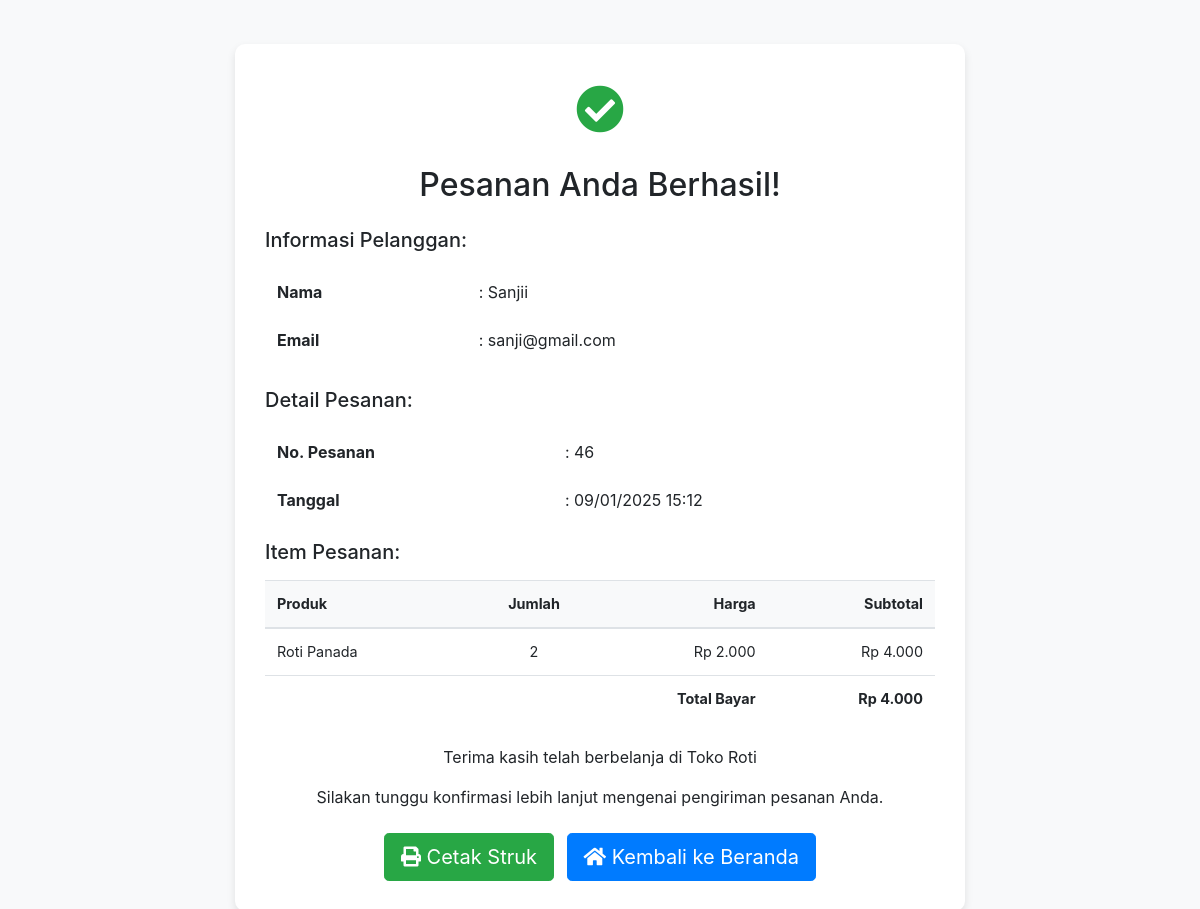
The app's page /pesanan_sukses.php (signed in) with its own data.
### tables this page shows
CREATE TABLE `pengguna` (
  `id_pengguna` int(11) NOT NULL,
  `username` varchar(50) NOT NULL,
  `password` varchar(255) NOT NULL,
  `email` varchar(100) NOT NULL,
  `total_pesanan` int(11) NOT NULL
);

CREATE TABLE `pesanan` (
  `id_pesanan` int(11) NOT NULL,
  `id_pengguna` int(11) NOT NULL,
  `total_harga` int(11) NOT NULL,
  `tanggal_pesanan` timestamp NOT NULL DEFAULT current_timestamp() ON UPDATE current_timestamp()
);

### pesanan_sukses.php (the view, shortened to what this page needs)
<?php
include('config.php');
$id_user = $_SESSION['user'];
$user_query = "SELECT username, email FROM pengguna WHERE username = ?";
$stmt = mysqli_prepare($conn, $user_query);
mysqli_stmt_bind_param($stmt, "s", $id_user);
mysqli_stmt_execute($stmt);
$user_result = mysqli_stmt_get_result($stmt);
$user_data = mysqli_fetch_assoc($user_result);
$query = "SELECT p.*, pd.id_produk, pd.quantity, pr.nama as nama_produk, pr.harga
          FROM pesanan p
          LEFT JOIN pesanan_detail pd ON p.id_pesanan = pd.id_pesanan
          LEFT JOIN produk pr ON pd.id_produk = pr.id_produk
          WHERE p.id_pengguna = ?
          ORDER BY p.tanggal_pesanan DESC";
$stmt = mysqli_prepare($conn, $query);
mysqli_stmt_bind_param($stmt, "s", $id_user);
mysqli_stmt_execute($stmt);
$result = mysqli_stmt_get_result($stmt);
$orders = array();
while ($row = mysqli_fetch_assoc($result)) {
    $id_pesanan = $row['id_pesanan'];
    if (!isset($orders[$id_pesanan])) {
        $orders[$id_pesanan] = array(
            'id_pesanan' => $row['id_pesanan'],
            'tanggal_pesanan' => $row['tanggal_pesanan'],
            'total_harga' => $row['total_harga'],
            'items' => array()
        );
    }
    if ($row['id_produk']) {
        $orders[$id_pesanan]['items'][] = array(
            'nama_produk' => $row['nama_produk'],
            'quantity' => $row['quantity'],
            'harga' => $row['harga']
        );
    }
}
$latest_order = reset($orders);
?>
<!DOCTYPE html>
<html lang="id">
<head>
    <link rel="stylesheet" href="https://stackpath.bootstrapcdn.com/bootstrap/4.5.2/css/bootstrap.min.css">
    <link rel="stylesheet" href="https://cdnjs.cloudflare.com/ajax/libs/font-awesome/5.15.4/css/all.min.css">
</head>
<body>
    <div class="container py-4">
        <div class="row justify-content-center">
            <div class="col-md-8">
                <?php if (!empty($user_data) && !empty($latest_order)): ?>
                <div class="success-message">
                    <div class="text-center">
                        <div class="success-icon no-print">
                            <i class="fas fa-check-circle"></i>
                        </div>
                        <h2 class="mb-4 no-print">Pesanan Anda Berhasil!</h2>
                    </div>
                    <div class="mb-4">
                        <h5 class="mb-3">Informasi Pelanggan:</h5>
                        <table class="table table-borderless">
                            <tr>
                                <td><strong>Nama</strong></td>
                                <td>: <?php echo htmlspecialchars($user_data['username']); ?></td>
                            </tr>
                            <tr>
                                <td><strong>Email</strong></td>
                                <td>: <?php echo htmlspecialchars($user_data['email']); ?></td>
                            </tr>
                        </table>
                    </div>
                    <div class="mb-4">
                        <h5 class="mb-3">Detail Pesanan:</h5>
                        <table class="table table-borderless">
                            <tr>
                                <td><strong>No. Pesanan</strong></td>
                                <td>: <?php echo $latest_order['id_pesanan']; ?></td>
                            </tr>
                            <tr>
                                <td><strong>Tanggal</strong></td>
                                <td>: <?php echo date('d/m/Y H:i', strtotime($latest_order['tanggal_pesanan'])); ?></td>
                            </tr>
                        </table>
                        <h5 class="mb-3">Item Pesanan:</h5>
                        <table class="table table-items">
                            <thead>
                                <tr>
                                    <th>Produk</th>
                                    <th class="text-center">Jumlah</th>
                                    <th class="text-right">Harga</th>
                                    <th class="text-right">Subtotal</th>
                                </tr>
                            </thead>
                            <tbody>
                                <?php foreach ($latest_order['items'] as $item): ?>
                                <tr>
                                    <td><?php echo htmlspecialchars($item['nama_produk']); ?></td>
                                    <td class="text-center"><?php echo $item['quantity']; ?></td>
                                    <td class="text-right">Rp <?php echo number_format($item['harga'], 0, ',', '.'); ?></td>
                                    <td class="text-right">Rp <?php echo number_format($item['harga'] * $item['quantity'], 0, ',', '.'); ?></td>
                                </tr>
                                <?php endforeach; ?>
                                <tr>
                                    <td colspan="3" class="text-right"><strong>Total Bayar</strong></td>
                                    <td class="text-right"><strong>Rp <?php echo number_format($latest_order['total_harga'], 0, ',', '.'); ?></strong></td>
                                </tr>
                            </tbody>
                        </table>
                    </div>
                    <div class="text-center mb-4">
                        <p>Terima kasih telah berbelanja di Toko Roti</p>
                        <p class="no-print">Silakan tunggu konfirmasi lebih lanjut mengenai pengiriman pesanan Anda.</p>
                    </div>
                    <div class="text-center mt-4 no-print">
                        <button onclick="window.print()" class="btn btn-success btn-lg mr-2">
                            <i class="fas fa-print"></i> Cetak Struk
                        </button>
                        <a href="index.php" class="btn btn-primary btn-lg">
                            <i class="fas fa-home"></i> Kembali ke Beranda
                        </a>
                    </div>
                </div>
                <?php endif; ?>
            </div>
        </div>
    </div>
</body>
</html>

### pesanan_sukses.php (style rules this page uses)
body { background-color: #f8f9fa; }
.success-message { background-color: #ffffff; border-radius: 10px; padding: 30px; box-shadow: 0 4px 8px rgba(0, 0, 0, 0.1); margin-top: 20px; }
.success-icon { color: #28a745; font-size: 48px; margin-bottom: 20px; }
.table-items { font-size: 0.9rem; }
.table-items th { background-color: #f8f9fa; }

### records on screen
pengguna: username "Sanjii", email "sanji@gmail.com"
pesanan: id_pesanan "46", tanggal_pesanan "09/01/2025 15:12", total_harga "4.000"

### other values on screen
$item['nama_produk'] "Roti Panada"
$item['quantity'] "2"
$item['harga'] "2.000"
$item['harga'] * $item['quantity'] "4.000"
